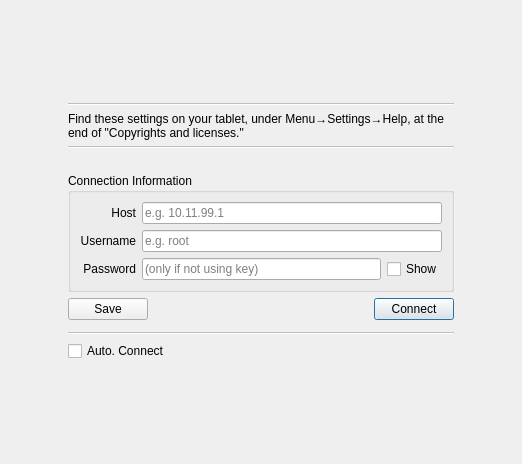
<?xml version="1.0" encoding="UTF-8"?>
<ui version="4.0">
 <class>Form</class>
 <widget class="QWidget" name="Form">
  <property name="geometry">
   <rect>
    <x>0</x>
    <y>0</y>
    <width>522</width>
    <height>464</height>
   </rect>
  </property>
  <property name="sizePolicy">
   <sizepolicy hsizetype="Preferred" vsizetype="Preferred">
    <horstretch>0</horstretch>
    <verstretch>0</verstretch>
   </sizepolicy>
  </property>
  <property name="windowTitle">
   <string>Form</string>
  </property>
  <layout class="QGridLayout" name="gridLayout">
   <item row="0" column="0">
    <layout class="QVBoxLayout" name="cxpanelayout">
     <property name="leftMargin">
      <number>9</number>
     </property>
     <property name="topMargin">
      <number>9</number>
     </property>
     <property name="rightMargin">
      <number>9</number>
     </property>
     <property name="bottomMargin">
      <number>9</number>
     </property>
     <item>
      <spacer name="verticalSpacer">
       <property name="orientation">
        <enum>Qt::Vertical</enum>
       </property>
       <property name="sizeHint" stdset="0">
        <size>
         <width>20</width>
         <height>40</height>
        </size>
       </property>
      </spacer>
     </item>
     <item>
      <widget class="QWidget" name="cx_widget" native="true">
       <layout class="QGridLayout" name="gridLayout_11">
        <property name="leftMargin">
         <number>0</number>
        </property>
        <property name="topMargin">
         <number>0</number>
        </property>
        <property name="rightMargin">
         <number>0</number>
        </property>
        <property name="bottomMargin">
         <number>0</number>
        </property>
        <property name="spacing">
         <number>0</number>
        </property>
        <item row="1" column="0">
         <layout class="QVBoxLayout" name="verticalLayout_5">
          <property name="spacing">
           <number>6</number>
          </property>
          <property name="sizeConstraint">
           <enum>QLayout::SetMinimumSize</enum>
          </property>
          <property name="leftMargin">
           <number>48</number>
          </property>
          <property name="topMargin">
           <number>9</number>
          </property>
          <property name="rightMargin">
           <number>48</number>
          </property>
          <property name="bottomMargin">
           <number>9</number>
          </property>
          <item>
           <widget class="Line" name="line_2">
            <property name="enabled">
             <bool>false</bool>
            </property>
            <property name="orientation">
             <enum>Qt::Horizontal</enum>
            </property>
           </widget>
          </item>
          <item>
           <widget class="QLabel" name="label_12">
            <property name="sizePolicy">
             <sizepolicy hsizetype="Preferred" vsizetype="Preferred">
              <horstretch>0</horstretch>
              <verstretch>0</verstretch>
             </sizepolicy>
            </property>
            <property name="text">
             <string>Find these settings on your tablet, under Menu→Settings→Help, at the end of &quot;Copyrights and licenses.&quot;</string>
            </property>
            <property name="alignment">
             <set>Qt::AlignLeading|Qt::AlignLeft|Qt::AlignTop</set>
            </property>
            <property name="wordWrap">
             <bool>true</bool>
            </property>
           </widget>
          </item>
          <item>
           <widget class="Line" name="line_3">
            <property name="enabled">
             <bool>false</bool>
            </property>
            <property name="orientation">
             <enum>Qt::Horizontal</enum>
            </property>
           </widget>
          </item>
          <item>
           <spacer name="verticalSpacer_3">
            <property name="orientation">
             <enum>Qt::Vertical</enum>
            </property>
            <property name="sizeType">
             <enum>QSizePolicy::Fixed</enum>
            </property>
            <property name="sizeHint" stdset="0">
             <size>
              <width>20</width>
              <height>18</height>
             </size>
            </property>
           </spacer>
          </item>
          <item>
           <layout class="QGridLayout" name="gridLayout_9">
            <item row="0" column="0">
             <widget class="QGroupBox" name="groupBox">
              <property name="title">
               <string>Connection Information</string>
              </property>
              <layout class="QGridLayout" name="gridLayout_10">
               <item row="2" column="1">
                <layout class="QHBoxLayout" name="horizontalLayout_8">
                 <property name="topMargin">
                  <number>0</number>
                 </property>
                 <item>
                  <widget class="QLineEdit" name="pass_lineEdit">
                   <property name="toolTip">
                    <string>The tablet users' password</string>
                   </property>
                   <property name="statusTip">
                    <string/>
                   </property>
                   <property name="accessibleName">
                    <string>Password</string>
                   </property>
                   <property name="accessibleDescription">
                    <string>The tablet's password</string>
                   </property>
                   <property name="inputMethodHints">
                    <set>Qt::ImhHiddenText|Qt::ImhNoAutoUppercase|Qt::ImhNoPredictiveText|Qt::ImhSensitiveData</set>
                   </property>
                   <property name="echoMode">
                    <enum>QLineEdit::Password</enum>
                   </property>
                   <property name="placeholderText">
                    <string>(only if not using key)</string>
                   </property>
                  </widget>
                 </item>
                 <item>
                  <widget class="QCheckBox" name="showpass_checkBox">
                   <property name="toolTip">
                    <string>Show the entered password</string>
                   </property>
                   <property name="statusTip">
                    <string/>
                   </property>
                   <property name="accessibleName">
                    <string>Show password</string>
                   </property>
                   <property name="accessibleDescription">
                    <string>Show the entered password</string>
                   </property>
                   <property name="text">
                    <string>Show</string>
                   </property>
                  </widget>
                 </item>
                </layout>
               </item>
               <item row="2" column="0">
                <widget class="QLabel" name="label_13">
                 <property name="text">
                  <string>Password</string>
                 </property>
                 <property name="alignment">
                  <set>Qt::AlignRight|Qt::AlignTrailing|Qt::AlignVCenter</set>
                 </property>
                </widget>
               </item>
               <item row="0" column="0">
                <widget class="QLabel" name="label_14">
                 <property name="text">
                  <string>Host</string>
                 </property>
                 <property name="alignment">
                  <set>Qt::AlignRight|Qt::AlignTrailing|Qt::AlignVCenter</set>
                 </property>
                </widget>
               </item>
               <item row="0" column="1">
                <widget class="QLineEdit" name="host_lineEdit">
                 <property name="sizePolicy">
                  <sizepolicy hsizetype="Expanding" vsizetype="Preferred">
                   <horstretch>0</horstretch>
                   <verstretch>0</verstretch>
                  </sizepolicy>
                 </property>
                 <property name="toolTip">
                  <string>The tablet's IP address</string>
                 </property>
                 <property name="statusTip">
                  <string/>
                 </property>
                 <property name="accessibleName">
                  <string>Host/IP Address</string>
                 </property>
                 <property name="accessibleDescription">
                  <string>The tablet's IP address</string>
                 </property>
                 <property name="placeholderText">
                  <string>e.g. 10.11.99.1</string>
                 </property>
                </widget>
               </item>
               <item row="1" column="1">
                <widget class="QLineEdit" name="user_lineEdit">
                 <property name="sizePolicy">
                  <sizepolicy hsizetype="Expanding" vsizetype="Preferred">
                   <horstretch>0</horstretch>
                   <verstretch>0</verstretch>
                  </sizepolicy>
                 </property>
                 <property name="toolTip">
                  <string>The tablet's username, which is usually &quot;root&quot;</string>
                 </property>
                 <property name="statusTip">
                  <string/>
                 </property>
                 <property name="accessibleName">
                  <string>Username</string>
                 </property>
                 <property name="accessibleDescription">
                  <string>The tablet's username, which is usually &quot;root&quot;</string>
                 </property>
                 <property name="placeholderText">
                  <string>e.g. root</string>
                 </property>
                </widget>
               </item>
               <item row="1" column="0">
                <widget class="QLabel" name="label_15">
                 <property name="text">
                  <string>Username</string>
                 </property>
                 <property name="alignment">
                  <set>Qt::AlignRight|Qt::AlignTrailing|Qt::AlignVCenter</set>
                 </property>
                </widget>
               </item>
              </layout>
             </widget>
            </item>
           </layout>
          </item>
          <item>
           <layout class="QHBoxLayout" name="horizontalLayout_10">
            <item>
             <widget class="QPushButton" name="save_pushButton">
              <property name="enabled">
               <bool>true</bool>
              </property>
              <property name="sizePolicy">
               <sizepolicy hsizetype="Preferred" vsizetype="Preferred">
                <horstretch>0</horstretch>
                <verstretch>0</verstretch>
               </sizepolicy>
              </property>
              <property name="toolTip">
               <string>Save current settings to the active preset</string>
              </property>
              <property name="statusTip">
               <string/>
              </property>
              <property name="accessibleName">
               <string>Save Preset</string>
              </property>
              <property name="accessibleDescription">
               <string>Save current settings to the active preset</string>
              </property>
              <property name="text">
               <string>Save</string>
              </property>
              <property name="shortcut">
               <string>Ctrl+S</string>
              </property>
              <property name="checkable">
               <bool>false</bool>
              </property>
              <property name="flat">
               <bool>false</bool>
              </property>
             </widget>
            </item>
            <item>
             <spacer name="horizontalSpacer_4">
              <property name="orientation">
               <enum>Qt::Horizontal</enum>
              </property>
              <property name="sizeHint" stdset="0">
               <size>
                <width>40</width>
                <height>20</height>
               </size>
              </property>
             </spacer>
            </item>
            <item>
             <widget class="QPushButton" name="connect_pushButton">
              <property name="sizePolicy">
               <sizepolicy hsizetype="Preferred" vsizetype="Preferred">
                <horstretch>0</horstretch>
                <verstretch>0</verstretch>
               </sizepolicy>
              </property>
              <property name="toolTip">
               <string>Connect with these settings</string>
              </property>
              <property name="accessibleName">
               <string>Connect</string>
              </property>
              <property name="accessibleDescription">
               <string>Connect with these settings</string>
              </property>
              <property name="text">
               <string>Connect</string>
              </property>
              <property name="autoDefault">
               <bool>true</bool>
              </property>
              <property name="default">
               <bool>true</bool>
              </property>
             </widget>
            </item>
           </layout>
          </item>
          <item>
           <spacer name="verticalSpacer_4">
            <property name="orientation">
             <enum>Qt::Vertical</enum>
            </property>
            <property name="sizeType">
             <enum>QSizePolicy::Fixed</enum>
            </property>
            <property name="sizeHint" stdset="0">
             <size>
              <width>20</width>
              <height>6</height>
             </size>
            </property>
           </spacer>
          </item>
          <item>
           <widget class="Line" name="line">
            <property name="enabled">
             <bool>false</bool>
            </property>
            <property name="orientation">
             <enum>Qt::Horizontal</enum>
            </property>
           </widget>
          </item>
          <item>
           <widget class="QCheckBox" name="autoconnect_checkBox">
            <property name="text">
             <string>Auto. Connect</string>
            </property>
           </widget>
          </item>
         </layout>
        </item>
       </layout>
      </widget>
     </item>
     <item>
      <spacer name="verticalSpacer_2">
       <property name="orientation">
        <enum>Qt::Vertical</enum>
       </property>
       <property name="sizeHint" stdset="0">
        <size>
         <width>20</width>
         <height>40</height>
        </size>
       </property>
      </spacer>
     </item>
    </layout>
   </item>
  </layout>
 </widget>
 <tabstops>
  <tabstop>host_lineEdit</tabstop>
  <tabstop>user_lineEdit</tabstop>
  <tabstop>pass_lineEdit</tabstop>
  <tabstop>showpass_checkBox</tabstop>
  <tabstop>save_pushButton</tabstop>
  <tabstop>connect_pushButton</tabstop>
  <tabstop>autoconnect_checkBox</tabstop>
 </tabstops>
 <resources/>
 <connections/>
</ui>
